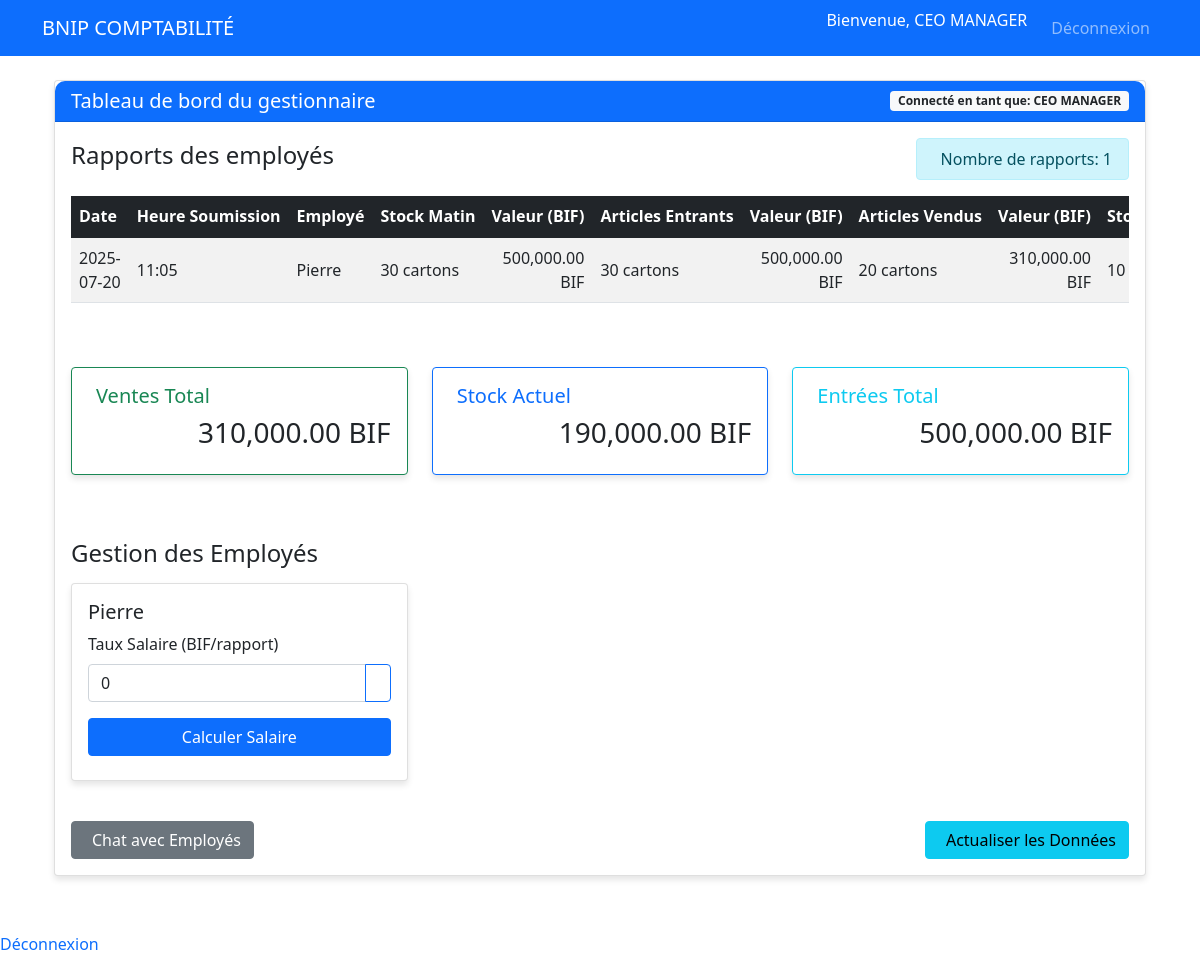
Screenshot of /manager (signed in) with the database file from the repository.
### tables this page shows
CREATE TABLE reports (
        id INTEGER PRIMARY KEY AUTOINCREMENT,
        user_id INTEGER NOT NULL,
        morning_stock TEXT NOT NULL,
        morning_stock_value REAL NOT NULL,
        incoming_items TEXT NOT NULL,
        incoming_items_value REAL NOT NULL,
        sold_items TEXT NOT NULL,
        sold_items_value REAL NOT NULL,
        remaining_stock TEXT NOT NULL,
        remaining_stock_value REAL NOT NULL,
        report_date TEXT NOT NULL,
        timestamp TEXT NOT NULL,
        FOREIGN KEY(user_id) REFERENCES users(id)
    );

CREATE TABLE users (
        id INTEGER PRIMARY KEY AUTOINCREMENT,
        username TEXT UNIQUE NOT NULL,
        password TEXT NOT NULL,
        role TEXT NOT NULL,
        salary_rate REAL DEFAULT 0
    );

### app.py (the view)
@app.route('/manager')
def manager_dashboard():
    if 'username' not in session or session['role'] != 'manager':
        return redirect(url_for('login'))
    conn = get_db_connection()
    print("Executing reports query...")
    reports_query = conn.execute('''SELECT
                                  reports.*,
                                  users.username,
                                  datetime(reports.timestamp) as formatted_timestamp
                                  FROM reports JOIN users ON reports.user_id = users.id
                                  ORDER BY reports.timestamp DESC''')
    reports = reports_query.fetchall()
    print(f"Found {len(reports)} reports")
    employees = conn.execute('SELECT id, username, salary_rate FROM users WHERE role = "employee"').fetchall()
    conn.close()
    return render_template('manager.html',
                        reports=reports,
                        employees=employees,
                        total_sold_value=sum(r['sold_items_value'] for r in reports),
                        current_stock_value=sum(r['remaining_stock_value'] for r in reports),
                        total_incoming_value=sum(r['incoming_items_value'] for r in reports))

### app.py (called while the page is built)
def get_db_connection():
    conn = sqlite3.connect('database.db')
    conn.row_factory = sqlite3.Row
    return conn

### templates/manager.html (shortened to what this page needs)
{% extends "base.html" %}
{% block content %}
<div class="container-fluid">
    <div class="row">
        <div class="col-12">
            <div class="card mb-4">
                <div class="card-header bg-primary text-white">
                    <div class="d-flex justify-content-between align-items-center">
                        <h5 class="mb-0">Tableau de bord du gestionnaire</h5>
                        <span class="badge bg-light text-dark">
                            Connecté en tant que: {{ session.username }}
                        </span>
                    </div>
                </div>
                <div class="card-body">
                    <div class="mb-5">
                        <div class="d-flex justify-content-between align-items-center mb-3">
                            <h4>Rapports des employés</h4>
                            <div class="alert alert-info mb-0 py-2">
                                Nombre de rapports: {{ reports|length }}
                            </div>
                        </div>
                        <div class="table-responsive">
                            <table class="table table-striped table-hover">
                                <thead class="table-dark">
                                    <tr>
                                        <th>Date</th>
                                        <th>Heure Soumission</th>
                                        <th>Employé</th>
                                        <th>Stock Matin</th>
                                        <th>Valeur (BIF)</th>
                                        <th>Articles Entrants</th>
                                        <th>Valeur (BIF)</th>
                                        <th>Articles Vendus</th>
                                        <th>Valeur (BIF)</th>
                                        <th>Stock Restant</th>
                                    </tr>
                                </thead>
                                <tbody>
                                    {% if reports %}
                                        {% for report in reports %}
                                        <tr>
                                            <td>{{ report.report_date }}</td>
                                            <td>{{ report.timestamp.split(' ')[1][:5] }}</td>
                                            <td>{{ report.username }}</td>
                                            <td>{{ report.morning_stock }}</td>
                                            <td class="text-end">{{ "{:,.2f}".format(report.morning_stock_value) }} BIF</td>
                                            <td>{{ report.incoming_items }}</td>
                                            <td class="text-end">{{ "{:,.2f}".format(report.incoming_items_value) }} BIF</td>
                                            <td>{{ report.sold_items }}</td>
                                            <td class="text-end">{{ "{:,.2f}".format(report.sold_items_value) }} BIF</td>
                                            <td>{{ report.remaining_stock }}</td>
                                        </tr>
                                        {% endfor %}
                                    {% endif %}
                                </tbody>
                            </table>
                        </div>
                    </div>
                    <div class="row mb-5">
                        <div class="col-md-4 mb-3">
                            <div class="card border-success">
                                <div class="card-body">
                                    <h5 class="card-title text-success">
                                        Ventes Total
                                    </h5>
                                    <p class="h3 text-end">{{ "{:,.2f}".format(total_sold_value) }} BIF</p>
                                </div>
                            </div>
                        </div>
                        <div class="col-md-4 mb-3">
                            <div class="card border-primary">
                                <div class="card-body">
                                    <h5 class="card-title text-primary">
                                        Stock Actuel
                                    </h5>
                                    <p class="h3 text-end">{{ "{:,.2f}".format(current_stock_value) }} BIF</p>
                                </div>
                            </div>
                        </div>
                        <div class="col-md-4 mb-3">
                            <div class="card border-info">
                                <div class="card-body">
                                    <h5 class="card-title text-info">
                                        Entrées Total
                                    </h5>
                                    <p class="h3 text-end">{{ "{:,.2f}".format(total_incoming_value) }} BIF</p>
                                </div>
                            </div>
                        </div>
                    </div>
                    <div class="mb-4">
                        <h4 class="mb-3">Gestion des Employés</h4>
                        <div class="row">
                            {% for employee in employees %}
                            <div class="col-md-6 col-lg-4 mb-3">
                                <div class="card">
                                    <div class="card-body">
                                        <h5 class="card-title">{{ employee.username }}</h5>
                                        <div class="mb-3">
                                            <label class="form-label">Taux Salaire (BIF/rapport)</label>
                                            <div class="input-group">
                                                <input type="number"
                                                       id="rate-{{ employee.id }}"
                                                       value="{{ employee.salary_rate or 0 }}"
                                                       class="form-control">
                                                <button class="btn btn-outline-primary"
                                                        onclick="updateRate({{ employee.id }})">
                                                </button>
                                            </div>
                                        </div>
                                        <button class="btn btn-primary w-100 mb-2"
                                                onclick="calculateSalary({{ employee.id }})">
                                            Calculer Salaire
                                        </button>
                                    </div>
                                </div>
                            </div>
                            {% endfor %}
                        </div>
                    </div>
                    <div class="d-flex justify-content-between">
                        <a href="{{ url_for('chat') }}" class="btn btn-secondary">
                            Chat avec Employés
                        </a>
                        <button class="btn btn-info" onclick="refreshData()">
                            Actualiser les Données
                        </button>
                    </div>
                </div>
            </div>
        </div>
    </div>
</div>
{% endblock %}

### templates/base.html (shortened to what this page needs)
<!DOCTYPE html>
<html lang="fr">
<head>
    <link rel="stylesheet" href="{{ url_for('static', filename='style.css') }}">
    <link href="https://cdn.jsdelivr.net/npm/bootstrap@5.1.3/dist/css/bootstrap.min.css" rel="stylesheet">
</head>
<body>
    <nav class="navbar navbar-expand-lg navbar-dark bg-primary">
        <div class="container">
            <a class="navbar-brand" href="#">BNIP COMPTABILITÉ</a>
            <div class="navbar-nav ms-auto">
                {% if 'username' in session %}
                    <span class="nav-item text-white me-3">Bienvenue, {{ session['username'] }}</span>
                    <a class="nav-item nav-link" href="{{ url_for('logout') }}">Déconnexion</a>
                {% else %}
                    <a class="nav-item nav-link" href="{{ url_for('login') }}">Connexion</a>
                {% endif %}
            </div>
        </div>
    </nav>
    <div class="container mt-4">
        {% block content %}{% endblock %}
    </div>
    <div class="navbar-nav ms-auto">
    {% if 'username' in session %}
        <span class="nav-item text-white me-3">Bienvenue, {{ session['username'] }}</span>
        <a class="nav-item nav-link" href="{{ url_for('logout') }}">Déconnexion</a>
    {% else %}
        <a class="nav-item nav-link" href="{{ url_for('register') }}">Inscription</a>
        <a class="nav-item nav-link" href="{{ url_for('login') }}">Connexion</a>
    {% endif %}
</div>
</body>
</html>

### static/style.css (style rules this page uses)
body { background-color: #f8f9fa; font-family: 'Segoe UI', Tahoma, Geneva, Verdana, sans-serif; }
.card { border-radius: 10px; box-shadow: 0 4px 6px rgba(0, 0, 0, 0.1); }
.card-header { border-radius: 10px 10px 0 0 !important; }
.table-responsive { overflow-x: auto; }
.btn-primary { background-color: #0d6efd; border-color: #0d6efd; }

### templates/manager.html (style rules this page uses)
.table th { white-space: nowrap; vertical-align: middle; }
.table td { vertical-align: middle; }

### rows the page displays
reports: report_date "2025-07-20", timestamp "11:05", username "Pierre", morning_stock "30 cartons", morning_stock_value "500,000.00", incoming_items "30 cartons", incoming_items_value "500,000.00", sold_items "20 cartons", sold_items_value "310,000.00", remaining_stock "10"
users: username "Pierre", salary_rate "0"

### other values shown
{{ session['username'] }} "CEO MANAGER"
{{ session.username }} "CEO MANAGER"
{{ reports|length }} "1"
{{ "{:,.2f}".format(total_sold_value) }} "310,000.00"
{{ "{:,.2f}".format(current_stock_value) }} "190,000.00"
{{ "{:,.2f}".format(total_incoming_value) }} "500,000.00"
